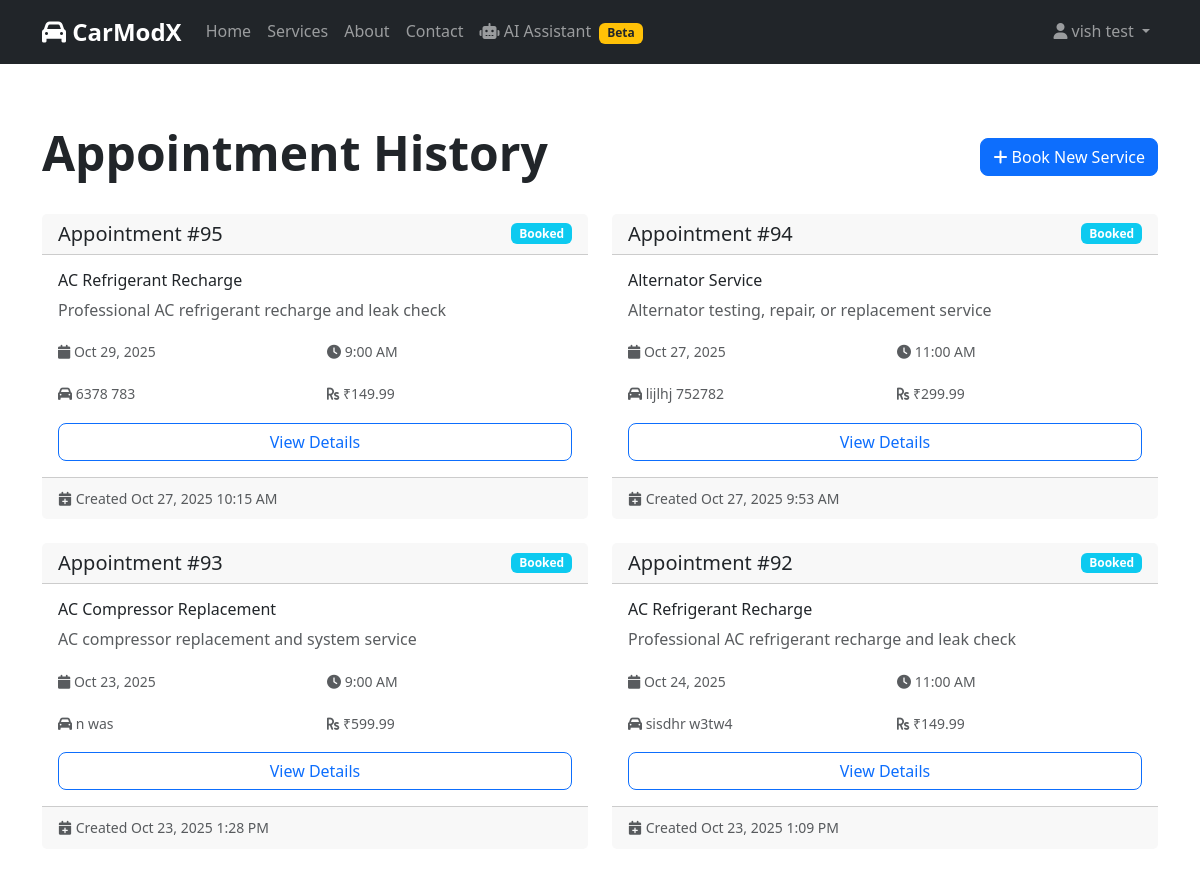
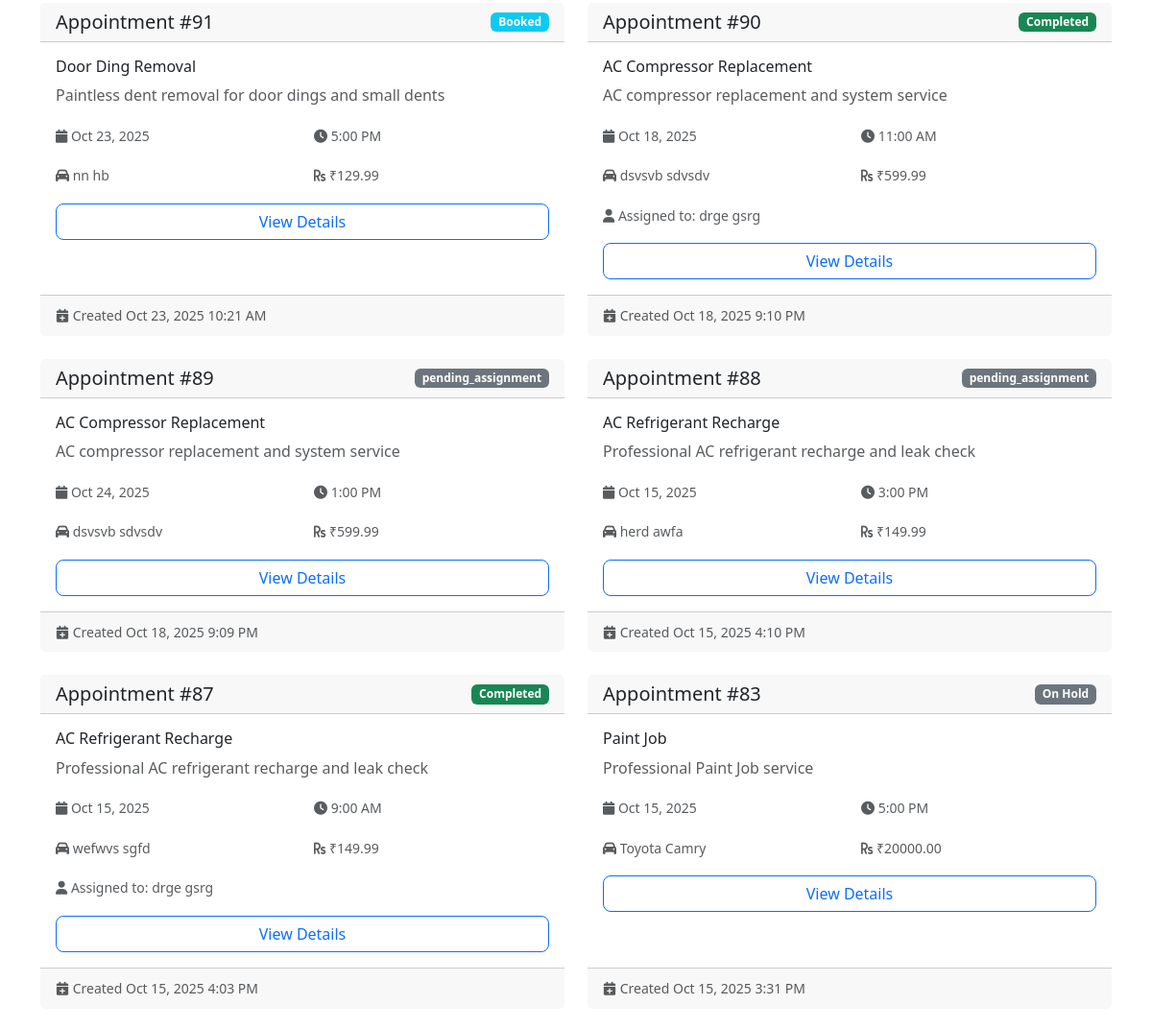
Page /accounts/appointment-history/ (signed in, upper part) on the earlier database version (2 pictures, top to bottom).
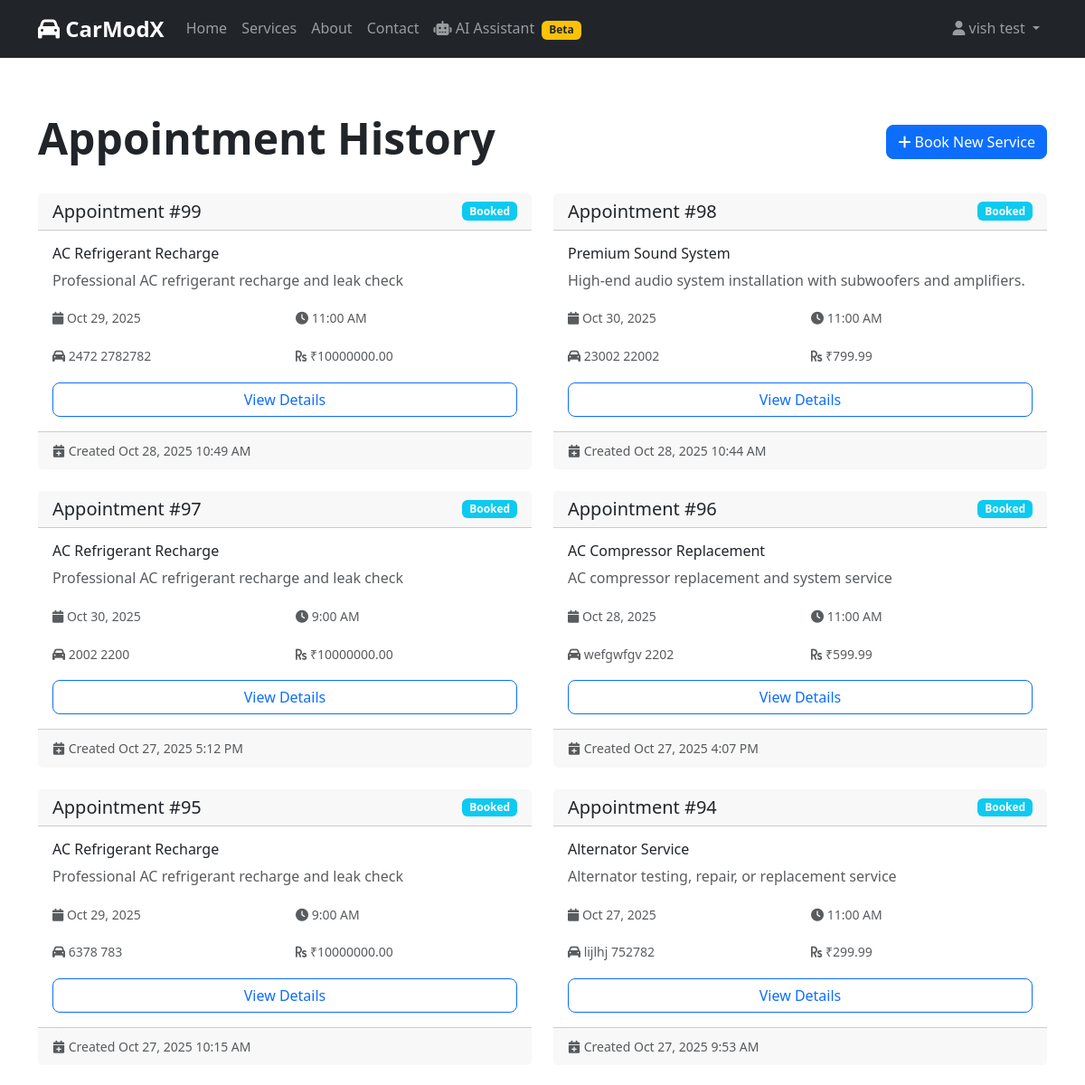
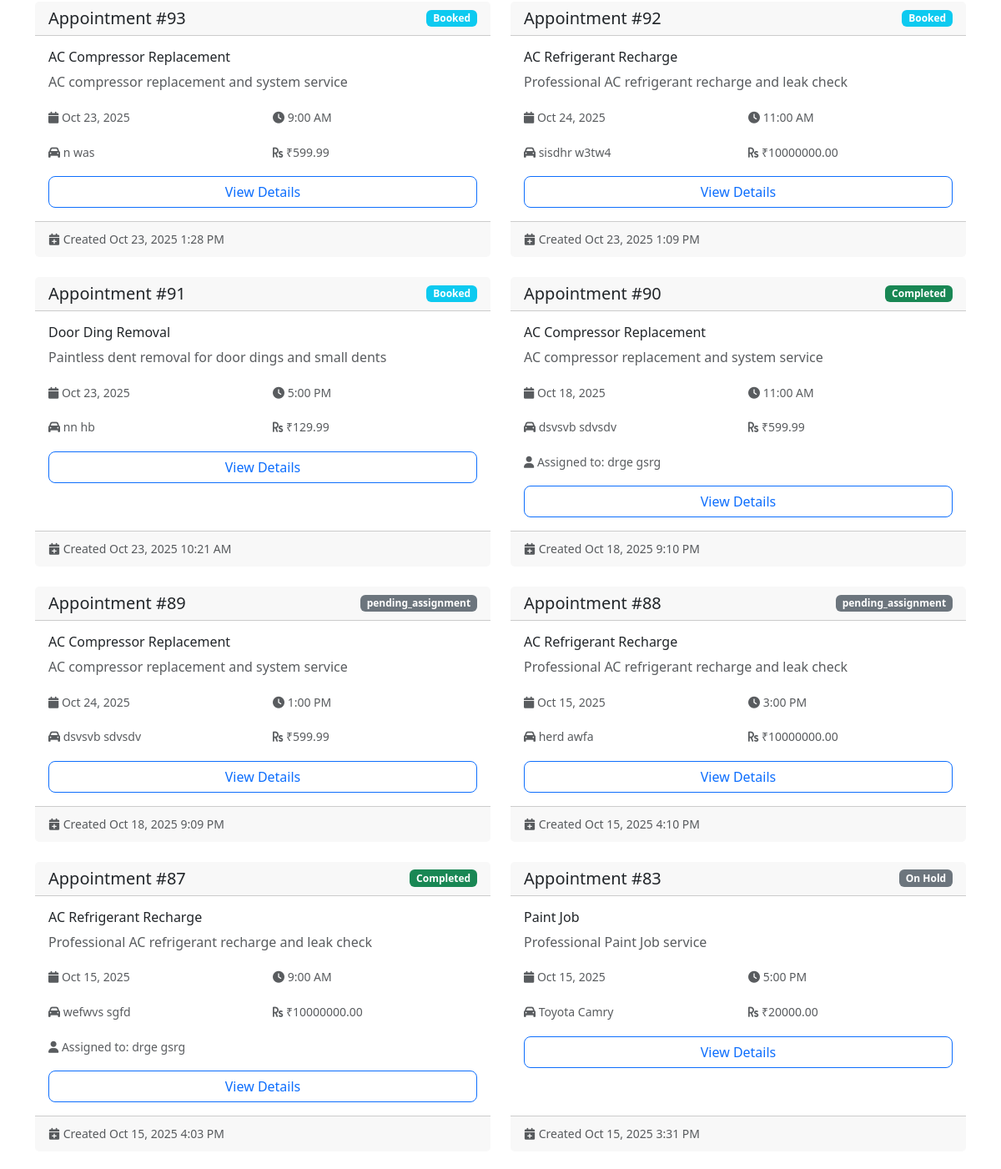
Same page on the later database version (2 pictures, top to bottom).
### appointments/models.py (models this page shows, shortened)
class Appointment(models.Model):
    STATUS_CHOICES = [
        ('booked', 'Booked'),
        ('assigned', 'Assigned'),
        ('in_progress', 'In Progress'),
        ('on_hold', 'On Hold'),
        ('completed', 'Completed'),
        ('cancelled', 'Cancelled'),
    ]
    PRIORITY_CHOICES = [
        ('low', 'Low'),
        ('normal', 'Normal'),
        ('high', 'High'),
        ('urgent', 'Urgent'),
    ]
    TIME_SLOT_CHOICES = [
        ('09:00', '9:00 AM'),
        ('11:00', '11:00 AM'),
        ('13:00', '1:00 PM'),
        ('15:00', '3:00 PM'),
        ('17:00', '5:00 PM'),
    ]
    customer = models.ForeignKey(User, on_delete=models.CASCADE, related_name='appointments')
    selected_service = models.ForeignKey(Service, on_delete=models.CASCADE, related_name='appointments')
    slot_date = models.DateField()
    slot_time = models.CharField(max_length=5, choices=TIME_SLOT_CHOICES)
    status = models.CharField(max_length=20, choices=STATUS_CHOICES, default='booked')
    priority = models.CharField(max_length=10, choices=PRIORITY_CHOICES, default='normal')
    assigned_employee = models.ForeignKey(
        User,
        on_delete=models.SET_NULL,
        null=True,
        blank=True,
        related_name='assigned_work',
        limit_choices_to={'role': 'employee'}
    )
    vehicle_make = models.CharField(max_length=50)
    vehicle_model = models.CharField(max_length=50)
    vehicle_year = models.PositiveIntegerField()
    vehicle_license = models.CharField(max_length=20)
    work_started_at = models.DateTimeField(null=True, blank=True)
    work_completed_at = models.DateTimeField(null=True, blank=True)
    estimated_completion = models.DateTimeField(null=True, blank=True)
    special_requirements = models.TextField(blank=True)
    work_notes = models.TextField(blank=True, help_text="Employee work progress notes")
    customer_notes = models.TextField(blank=True, help_text="Customer special requests")
    created_at = models.DateTimeField(auto_now_add=True)
    updated_at = models.DateTimeField(auto_now=True)
    class Meta:
        ordering = ['-created_at']

### services/models.py (models this page shows, shortened)
class Service(models.Model):
    name = models.CharField(max_length=200)
    description = models.TextField()
    category = models.ForeignKey(ServiceCategory, on_delete=models.CASCADE, related_name='services')
    base_price = models.DecimalField(max_digits=10, decimal_places=2, validators=[MinValueValidator(0)])
    estimated_duration = models.DurationField(help_text="Estimated time to complete the service")
    is_active = models.BooleanField(default=True)
    image = models.ImageField(upload_to='services/', blank=True, null=True)
    created_at = models.DateTimeField(auto_now_add=True)
    updated_at = models.DateTimeField(auto_now=True)
    class Meta:
        ordering = ['category', 'name']

### accounts/models.py (models this page shows, shortened)
class User(AbstractUser):
    ROLE_CHOICES = [
        ('customer', 'Customer'),
        ('employee', 'Employee'),
        ('admin', 'Admin'),
    ]
    role = models.CharField(max_length=20, choices=ROLE_CHOICES, default='customer')
    phone_number = models.CharField(max_length=15, blank=True, help_text="Enter phone number in +91XXXXXXXXXX format")
    address = models.TextField(blank=True)
    created_at = models.DateTimeField(auto_now_add=True)
    updated_at = models.DateTimeField(auto_now=True)
    def is_customer(self):
        return self.role == 'customer'
    def is_employee(self):
        return self.role == 'employee'
    def is_admin(self):
        return self.role == 'admin'

### accounts/views.py (the view)
# urls.py: path('appointment-history/', views.appointment_history_view, name='appointment_history'),
@login_required
def appointment_history_view(request):
    if not request.user.is_customer():
        messages.error(request, 'Access denied.')
        return redirect('accounts:dashboard')
    appointments = Appointment.objects.filter(
        customer=request.user
    ).order_by('-created_at')
    return render(request, 'accounts/appointment_history.html', {
        'appointments': appointments
    })

### admin_panel/context_processors.py (called while the page is built, shortened)
def admin_quick_actions(request):
    context = {'admin_quick_actions': []}
    if not (request.user.is_authenticated and request.user.is_superuser):
        return context

### admin_panel/templatetags/admin_extras.py (called while the page is built, shortened)
@register.inclusion_tag('admin_panel/quick_actions.html', takes_context=True)
def admin_quick_actions_widget(context, position='top-right'):
    request = context['request']
    user = request.user
    if not (user.is_authenticated and user.is_superuser):
        return {'show_widget': False}

### templates/accounts/appointment_history.html (shortened to what this page needs)
{% extends 'base.html' %}
{% block content %}
<div class="container py-5">
    <div class="row">
        <div class="col-12">
            <div class="d-flex justify-content-between align-items-center mb-4">
                <h1 class="display-5 fw-bold">Appointment History</h1>
                <a href="{% url 'services:service_list' %}" class="btn btn-primary">
                    <i class="fas fa-plus"></i> Book New Service
                </a>
            </div>
        </div>
    </div>
    {% if appointments %}
    <div class="row">
        {% for appointment in appointments %}
        <div class="col-lg-6 mb-4">
            <div class="card h-100">
                <div class="card-header d-flex justify-content-between align-items-center">
                    <h5 class="mb-0">Appointment #{{ appointment.id }}</h5>
                    <span class="badge bg-{% if appointment.status == 'completed' %}success{% elif appointment.status == 'booked' %}info{% elif appointment.status == 'assigned' %}primary{% elif appointment.status == 'in_progress' %}warning{% elif appointment.status == 'on_hold' %}secondary{% elif appointment.status == 'cancelled' %}danger{% else %}secondary{% endif %}">
                        {{ appointment.get_status_display }}
                    </span>
                </div>
                <div class="card-body">
                    <h6 class="card-title">{{ appointment.selected_service.name }}</h6>
                    <p class="card-text text-muted">{{ appointment.selected_service.description|truncatewords:15 }}</p>
                    <div class="row mb-3">
                        <div class="col-6">
                            <small class="text-muted">
                                <i class="fas fa-calendar"></i> {{ appointment.slot_date|date:"M d, Y" }}
                            </small>
                        </div>
                        <div class="col-6">
                            <small class="text-muted">
                                <i class="fas fa-clock"></i> {{ appointment.get_slot_time_display }}
                            </small>
                        </div>
                    </div>
                    <div class="row mb-3">
                        <div class="col-6">
                            <small class="text-muted">
                                <i class="fas fa-car"></i> {{ appointment.vehicle_make }} {{ appointment.vehicle_model }}
                            </small>
                        </div>
                        <div class="col-6">
                            <small class="text-muted">
                                <i class="fas fa-rupee-sign"></i> ₹{{ appointment.selected_service.base_price }}
                            </small>
                        </div>
                    </div>
                    {% if appointment.assigned_employee %}
                    <p class="mb-3">
                        <small class="text-muted">
                            <i class="fas fa-user"></i> Assigned to: {{ appointment.assigned_employee.get_full_name }}
                        </small>
                    </p>
                    {% endif %}
                    <div class="d-grid">
                        <a href="{% url 'appointments:appointment_detail' appointment.id %}" class="btn btn-outline-primary">
                            View Details
                        </a>
                    </div>
                </div>
                <div class="card-footer text-muted">
                    <small>
                        <i class="fas fa-calendar-plus"></i> Created {{ appointment.created_at|date:"M d, Y g:i A" }}
                    </small>
                </div>
            </div>
        </div>
        {% endfor %}
    </div>
    {% endif %}
</div>
{% endblock %}

Differences in the rows shown:
added Appointment: id "99", status "Booked", selected_service.name "AC Refrigerant Recharge", selected_service.description "Professional AC refrigerant recharge and leak check", slot_date "Oct 29, 2025", slot_time "11:00 AM", vehicle_make "2472", vehicle_model "2782782", selected_service.base_price "10000000.00", created_at "Oct 28, 2025 10:49 AM"
added Appointment: id "98", status "Booked", selected_service.name "Premium Sound System", selected_service.description "High-end audio system installation with subwoofers and amplifiers.", slot_date "Oct 30, 2025", slot_time "11:00 AM", vehicle_make "23002", vehicle_model "22002", selected_service.base_price "799.99", created_at "Oct 28, 2025 10:44 AM"
added Appointment: id "97", status "Booked", selected_service.name "AC Refrigerant Recharge", selected_service.description "Professional AC refrigerant recharge and leak check", slot_date "Oct 30, 2025", slot_time "9:00 AM", vehicle_make "2002", vehicle_model "2200", selected_service.base_price "10000000.00", created_at "Oct 27, 2025 5:12 PM"
added Appointment: id "96", status "Booked", selected_service.name "AC Compressor Replacement", selected_service.description "AC compressor replacement and system service", slot_date "Oct 28, 2025", slot_time "11:00 AM", vehicle_make "wefgwfgv", vehicle_model "2202", selected_service.base_price "599.99", created_at "Oct 27, 2025 4:07 PM"
changed through a linked row, Appointment "Oct 27, 2025 10:15 AM": selected_service.base_price "149.99" → "10000000.00"
changed through a linked row, Appointment "sisdhr": selected_service.base_price "149.99" → "10000000.00"
changed through a linked row, Appointment "3:00 PM": selected_service.base_price "149.99" → "10000000.00"
changed through a linked row, Appointment "wefwvs": selected_service.base_price "149.99" → "10000000.00"
